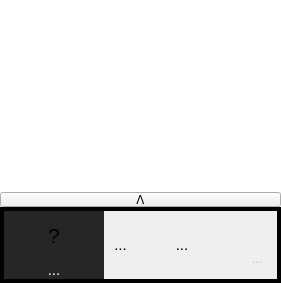
      <widget class="QFrame" name="frameField">
       <property name="sizePolicy">
        <sizepolicy hsizetype="MinimumExpanding" vsizetype="MinimumExpanding">
         <horstretch>0</horstretch>
         <verstretch>0</verstretch>
        </sizepolicy>
       </property>
       <property name="frameShape">
        <enum>QFrame::NoFrame</enum>
       </property>
       <property name="frameShadow">
        <enum>QFrame::Plain</enum>
       </property>
       <property name="lineWidth">
        <number>0</number>
       </property>
       <layout class="QVBoxLayout" name="verticalLayout_7">
        <property name="spacing">
         <number>0</number>
        </property>
        <property name="margin">
         <number>0</number>
        </property>
        <item>
         <widget class="SpField" name="field">
          <property name="sizePolicy">
           <sizepolicy hsizetype="MinimumExpanding" vsizetype="MinimumExpanding">
            <horstretch>0</horstretch>
            <verstretch>0</verstretch>
           </sizepolicy>
          </property>
          <property name="frameShape">
           <enum>QFrame::NoFrame</enum>
          </property>
          <property name="frameShadow">
           <enum>QFrame::Plain</enum>
          </property>
          <property name="lineWidth">
           <number>0</number>
          </property>
          <property name="verticalScrollBarPolicy">
           <enum>Qt::ScrollBarAlwaysOff</enum>
          </property>
          <property name="horizontalScrollBarPolicy">
           <enum>Qt::ScrollBarAlwaysOff</enum>
          </property>
         </widget>
        </item>
        <item>
         <widget class="QPushButton" name="showPlayerInfoButton">
          <property name="sizePolicy">
           <sizepolicy hsizetype="MinimumExpanding" vsizetype="Fixed">
            <horstretch>0</horstretch>
            <verstretch>0</verstretch>
           </sizepolicy>
          </property>
          <property name="maximumSize">
           <size>
            <width>16777215</width>
            <height>15</height>
           </size>
          </property>
          <property name="font">
           <font>
            <pointsize>9</pointsize>
           </font>
          </property>
          <property name="toolTip">
           <string>Show Player Information</string>
          </property>
          <property name="text">
           <string>Λ</string>
          </property>
          <property name="iconSize">
           <size>
            <width>0</width>
            <height>0</height>
           </size>
          </property>
          <property name="default">
           <bool>false</bool>
          </property>
          <property name="flat">
           <bool>false</bool>
          </property>
         </widget>
        </item>
        <item>
         <widget class="QFrame" name="playerInfoFrame">
          <property name="sizePolicy">
           <sizepolicy hsizetype="MinimumExpanding" vsizetype="Maximum">
            <horstretch>0</horstretch>
            <verstretch>0</verstretch>
           </sizepolicy>
          </property>
          <property name="minimumSize">
           <size>
            <width>0</width>
            <height>0</height>
           </size>
          </property>
          <property name="frameShape">
           <enum>QFrame::Box</enum>
          </property>
          <property name="frameShadow">
           <enum>QFrame::Plain</enum>
          </property>
          <property name="lineWidth">
           <number>4</number>
          </property>
          <layout class="QHBoxLayout" name="horizontalLayout_7">
           <property name="spacing">
            <number>10</number>
           </property>
           <property name="margin">
            <number>0</number>
           </property>
           <item>
            <widget class="QFrame" name="frame">
             <property name="sizePolicy">
              <sizepolicy hsizetype="Maximum" vsizetype="MinimumExpanding">
               <horstretch>0</horstretch>
               <verstretch>0</verstretch>
              </sizepolicy>
             </property>
             <property name="maximumSize">
              <size>
               <width>100</width>
               <height>16777215</height>
              </size>
             </property>
             <property name="styleSheet">
              <string notr="true"> background-color : rgb(38, 38, 38);</string>
             </property>
             <property name="frameShape">
              <enum>QFrame::NoFrame</enum>
             </property>
             <property name="frameShadow">
              <enum>QFrame::Raised</enum>
             </property>
             <property name="lineWidth">
              <number>0</number>
             </property>
             <layout class="QGridLayout" name="gridLayout_2">
              <property name="margin">
               <number>0</number>
              </property>
              <property name="spacing">
               <number>0</number>
              </property>
              <item row="0" column="2">
               <widget class="QLabel" name="playerInfoIdentificationNumber">
                <property name="sizePolicy">
                 <sizepolicy hsizetype="Maximum" vsizetype="Maximum">
                  <horstretch>0</horstretch>
                  <verstretch>0</verstretch>
                 </sizepolicy>
                </property>
                <property name="minimumSize">
                 <size>
                  <width>50</width>
                  <height>50</height>
                 </size>
                </property>
                <property name="maximumSize">
                 <size>
                  <width>50</width>
                  <height>50</height>
                 </size>
                </property>
                <property name="palette">
                 <palette>
                  <active>
                   <colorrole role="WindowText">
                    <brush brushstyle="SolidPattern">
                     <color alpha="255">
                      <red>255</red>
                      <green>255</green>
                      <blue>255</blue>
                     </color>
                    </brush>
                   </colorrole>
                   <colorrole role="Button">
                    <brush brushstyle="SolidPattern">
                     <color alpha="255">
                      <red>38</red>
                      <green>38</green>
                      <blue>38</blue>
                     </color>
                    </brush>
                   </colorrole>
                   <colorrole role="Light">
                    <brush brushstyle="SolidPattern">
                     <color alpha="255">
                      <red>85</red>
                      <green>255</green>
                      <blue>0</blue>
                     </color>
                    </brush>
                   </colorrole>
                   <colorrole role="Text">
                    <brush brushstyle="SolidPattern">
                     <color alpha="255">
                      <red>255</red>
                      <green>255</green>
                      <blue>255</blue>
                     </color>
                    </brush>
                   </colorrole>
                   <colorrole role="BrightText">
                    <brush brushstyle="SolidPattern">
                     <color alpha="255">
                      <red>255</red>
                      <green>255</green>
                      <blue>127</blue>
                     </color>
                    </brush>
                   </colorrole>
                   <colorrole role="ButtonText">
                    <brush brushstyle="SolidPattern">
                     <color alpha="255">
                      <red>255</red>
                      <green>255</green>
                      <blue>255</blue>
                     </color>
                    </brush>
                   </colorrole>
                   <colorrole role="Base">
                    <brush brushstyle="SolidPattern">
                     <color alpha="255">
                      <red>38</red>
                      <green>38</green>
                      <blue>38</blue>
                     </color>
                    </brush>
                   </colorrole>
                   <colorrole role="Window">
                    <brush brushstyle="SolidPattern">
                     <color alpha="255">
                      <red>38</red>
                      <green>38</green>
                      <blue>38</blue>
                     </color>
                    </brush>
                   </colorrole>
                  </active>
                  <inactive>
                   <colorrole role="WindowText">
                    <brush brushstyle="SolidPattern">
                     <color alpha="255">
                      <red>255</red>
                      <green>255</green>
                      <blue>255</blue>
                     </color>
                    </brush>
                   </colorrole>
                   <colorrole role="Button">
                    <brush brushstyle="SolidPattern">
                     <color alpha="255">
                      <red>38</red>
                      <green>38</green>
                      <blue>38</blue>
                     </color>
                    </brush>
                   </colorrole>
                   <colorrole role="Light">
                    <brush brushstyle="SolidPattern">
                     <color alpha="255">
                      <red>255</red>
                      <green>255</green>
                      <blue>255</blue>
                     </color>
                    </brush>
                   </colorrole>
                   <colorrole role="Text">
                    <brush brushstyle="SolidPattern">
                     <color alpha="255">
                      <red>255</red>
                      <green>255</green>
                      <blue>255</blue>
                     </color>
                    </brush>
                   </colorrole>
                   <colorrole role="BrightText">
                    <brush brushstyle="SolidPattern">
                     <color alpha="255">
                      <red>255</red>
                      <green>255</green>
                      <blue>127</blue>
                     </color>
                    </brush>
                   </colorrole>
                   <colorrole role="ButtonText">
                    <brush brushstyle="SolidPattern">
                     <color alpha="255">
                      <red>255</red>
                      <green>255</green>
                      <blue>255</blue>
                     </color>
                    </brush>
                   </colorrole>
                   <colorrole role="Base">
                    <brush brushstyle="SolidPattern">
                     <color alpha="255">
                      <red>38</red>
                      <green>38</green>
                      <blue>38</blue>
                     </color>
                    </brush>
                   </colorrole>
                   <colorrole role="Window">
                    <brush brushstyle="SolidPattern">
                     <color alpha="255">
                      <red>38</red>
                      <green>38</green>
                      <blue>38</blue>
                     </color>
                    </brush>
                   </colorrole>
                  </inactive>
                  <disabled>
                   <colorrole role="WindowText">
                    <brush brushstyle="SolidPattern">
                     <color alpha="255">
                      <red>255</red>
                      <green>255</green>
                      <blue>255</blue>
                     </color>
                    </brush>
                   </colorrole>
                   <colorrole role="Button">
                    <brush brushstyle="SolidPattern">
                     <color alpha="255">
                      <red>38</red>
                      <green>38</green>
                      <blue>38</blue>
                     </color>
                    </brush>
                   </colorrole>
                   <colorrole role="Light">
                    <brush brushstyle="SolidPattern">
                     <color alpha="255">
                      <red>255</red>
                      <green>255</green>
                      <blue>255</blue>
                     </color>
                    </brush>
                   </colorrole>
                   <colorrole role="Text">
                    <brush brushstyle="SolidPattern">
                     <color alpha="255">
                      <red>255</red>
                      <green>255</green>
                      <blue>255</blue>
                     </color>
                    </brush>
                   </colorrole>
                   <colorrole role="BrightText">
                    <brush brushstyle="SolidPattern">
                     <color alpha="255">
                      <red>255</red>
                      <green>255</green>
                      <blue>127</blue>
                     </color>
                    </brush>
                   </colorrole>
                   <colorrole role="ButtonText">
                    <brush brushstyle="SolidPattern">
                     <color alpha="255">
                      <red>255</red>
                      <green>255</green>
                      <blue>255</blue>
                     </color>
                    </brush>
                   </colorrole>
                   <colorrole role="Base">
                    <brush brushstyle="SolidPattern">
                     <color alpha="255">
                      <red>38</red>
                      <green>38</green>
                      <blue>38</blue>
                     </color>
                    </brush>
                   </colorrole>
                   <colorrole role="Window">
                    <brush brushstyle="SolidPattern">
                     <color alpha="255">
                      <red>38</red>
                      <green>38</green>
                      <blue>38</blue>
                     </color>
                    </brush>
                   </colorrole>
                  </disabled>
                 </palette>
                </property>
                <property name="font">
                 <font>
                  <pointsize>14</pointsize>
                  <weight>75</weight>
                  <bold>true</bold>
                 </font>
                </property>
                <property name="autoFillBackground">
                 <bool>false</bool>
                </property>
                <property name="styleSheet">
                 <string notr="true"> QLabel{image: url(:/new/images/setPlayGUI/images/tshirt.png);   }</string>
                </property>
                <property name="frameShape">
                 <enum>QFrame::NoFrame</enum>
                </property>
                <property name="text">
                 <string>&lt;!DOCTYPE HTML PUBLIC &quot;-//W3C//DTD HTML 4.0//EN&quot; &quot;http://www.w3.org/TR/REC-html40/strict.dtd&quot;&gt;
&lt;html&gt;&lt;head&gt;&lt;meta name=&quot;qrichtext&quot; content=&quot;1&quot; /&gt;&lt;style type=&quot;text/css&quot;&gt;
p, li { white-space: pre-wrap; }
&lt;/style&gt;&lt;/head&gt;&lt;body style=&quot; font-family:'Ubuntu'; font-size:14pt; font-weight:400; font-style:normal;&quot;&gt;
&lt;table border=&quot;0&quot; style=&quot;-qt-table-type: root; margin-top:4px; margin-bottom:4px; margin-left:4px; margin-right:4px;&quot;&gt;
&lt;tr&gt;
&lt;td style=&quot;border: none;&quot;&gt;
&lt;p align=&quot;center&quot; style=&quot; margin-top:0px; margin-bottom:0px; margin-left:0px; margin-right:0px; -qt-block-indent:0; text-indent:0px;&quot;&gt;&lt;span style=&quot; font-size:16pt; color:#000000;&quot;&gt;?&lt;/span&gt;&lt;/p&gt;&lt;/td&gt;&lt;/tr&gt;&lt;/table&gt;&lt;/body&gt;&lt;/html&gt;</string>
                </property>
                <property name="alignment">
                 <set>Qt::AlignCenter</set>
                </property>
                <property name="wordWrap">
                 <bool>true</bool>
                </property>
                <property name="indent">
                 <number>0</number>
                </property>
               </widget>
              </item>
              <item row="1" column="1" colspan="3">
               <widget class="QLabel" name="playerInfoIdentificationName">
                <property name="sizePolicy">
                 <sizepolicy hsizetype="Minimum" vsizetype="Preferred">
                  <horstretch>0</horstretch>
                  <verstretch>0</verstretch>
                 </sizepolicy>
                </property>
                <property name="minimumSize">
                 <size>
                  <width>100</width>
                  <height>0</height>
                 </size>
                </property>
                <property name="maximumSize">
                 <size>
                  <width>16777215</width>
                  <height>20</height>
                 </size>
                </property>
                <property name="palette">
                 <palette>
                  <active>
                   <colorrole role="WindowText">
                    <brush brushstyle="SolidPattern">
                     <color alpha="255">
                      <red>255</red>
                      <green>255</green>
                      <blue>255</blue>
                     </color>
                    </brush>
                   </colorrole>
                   <colorrole role="Button">
                    <brush brushstyle="SolidPattern">
                     <color alpha="255">
                      <red>38</red>
                      <green>38</green>
                      <blue>38</blue>
                     </color>
                    </brush>
                   </colorrole>
                   <colorrole role="Light">
                    <brush brushstyle="SolidPattern">
                     <color alpha="255">
                      <red>85</red>
                      <green>255</green>
                      <blue>0</blue>
                     </color>
                    </brush>
                   </colorrole>
                   <colorrole role="Text">
                    <brush brushstyle="SolidPattern">
                     <color alpha="255">
                      <red>255</red>
                      <green>255</green>
                      <blue>255</blue>
                     </color>
                    </brush>
                   </colorrole>
                   <colorrole role="BrightText">
                    <brush brushstyle="SolidPattern">
                     <color alpha="255">
                      <red>255</red>
                      <green>255</green>
                      <blue>127</blue>
                     </color>
                    </brush>
                   </colorrole>
                   <colorrole role="ButtonText">
                    <brush brushstyle="SolidPattern">
                     <color alpha="255">
                      <red>255</red>
                      <green>255</green>
                      <blue>255</blue>
                     </color>
                    </brush>
                   </colorrole>
                   <colorrole role="Base">
                    <brush brushstyle="SolidPattern">
                     <color alpha="255">
                      <red>38</red>
                      <green>38</green>
                      <blue>38</blue>
                     </color>
                    </brush>
                   </colorrole>
                   <colorrole role="Window">
                    <brush brushstyle="SolidPattern">
                     <color alpha="255">
                      <red>38</red>
                      <green>38</green>
                      <blue>38</blue>
                     </color>
                    </brush>
                   </colorrole>
                  </active>
                  <inactive>
                   <colorrole role="WindowText">
                    <brush brushstyle="SolidPattern">
                     <color alpha="255">
                      <red>255</red>
                      <green>255</green>
                      <blue>255</blue>
                     </color>
                    </brush>
                   </colorrole>
                   <colorrole role="Button">
                    <brush brushstyle="SolidPattern">
                     <color alpha="255">
                      <red>38</red>
                      <green>38</green>
                      <blue>38</blue>
                     </color>
                    </brush>
                   </colorrole>
                   <colorrole role="Light">
                    <brush brushstyle="SolidPattern">
                     <color alpha="255">
                      <red>255</red>
                      <green>255</green>
                      <blue>255</blue>
                     </color>
                    </brush>
                   </colorrole>
                   <colorrole role="Text">
                    <brush brushstyle="SolidPattern">
                     <color alpha="255">
                      <red>255</red>
                      <green>255</green>
                      <blue>255</blue>
                     </color>
                    </brush>
                   </colorrole>
                   <colorrole role="BrightText">
                    <brush brushstyle="SolidPattern">
                     <color alpha="255">
                      <red>255</red>
                      <green>255</green>
                      <blue>127</blue>
                     </color>
                    </brush>
                   </colorrole>
                   <colorrole role="ButtonText">
                    <brush brushstyle="SolidPattern">
                     <color alpha="255">
                      <red>255</red>
                      <green>255</green>
                      <blue>255</blue>
                     </color>
                    </brush>
                   </colorrole>
                   <colorrole role="Base">
                    <brush brushstyle="SolidPattern">
                     <color alpha="255">
                      <red>38</red>
                      <green>38</green>
                      <blue>38</blue>
                     </color>
                    </brush>
                   </colorrole>
                   <colorrole role="Window">
                    <brush brushstyle="SolidPattern">
                     <color alpha="255">
                      <red>38</red>
                      <green>38</green>
                      <blue>38</blue>
                     </color>
                    </brush>
                   </colorrole>
                  </inactive>
                  <disabled>
                   <colorrole role="WindowText">
                    <brush brushstyle="SolidPattern">
                     <color alpha="255">
                      <red>255</red>
                      <green>255</green>
                      <blue>255</blue>
                     </color>
                    </brush>
                   </colorrole>
                   <colorrole role="Button">
                    <brush brushstyle="SolidPattern">
                     <color alpha="255">
                      <red>38</red>
                      <green>38</green>
                      <blue>38</blue>
                     </color>
                    </brush>
                   </colorrole>
                   <colorrole role="Light">
                    <brush brushstyle="SolidPattern">
                     <color alpha="255">
                      <red>255</red>
                      <green>255</green>
                      <blue>255</blue>
                     </color>
                    </brush>
                   </colorrole>
                   <colorrole role="Text">
                    <brush brushstyle="SolidPattern">
                     <color alpha="255">
                      <red>255</red>
                      <green>255</green>
                      <blue>255</blue>
                     </color>
                    </brush>
                   </colorrole>
                   <colorrole role="BrightText">
                    <brush brushstyle="SolidPattern">
                     <color alpha="255">
                      <red>255</red>
                      <green>255</green>
                      <blue>127</blue>
                     </color>
                    </brush>
                   </colorrole>
                   <colorrole role="ButtonText">
                    <brush brushstyle="SolidPattern">
                     <color alpha="255">
                      <red>255</red>
                      <green>255</green>
                      <blue>255</blue>
                     </color>
                    </brush>
                   </colorrole>
                   <colorrole role="Base">
                    <brush brushstyle="SolidPattern">
                     <color alpha="255">
                      <red>38</red>
                      <green>38</green>
                      <blue>38</blue>
                     </color>
                    </brush>
                   </colorrole>
                   <colorrole role="Window">
                    <brush brushstyle="SolidPattern">
                     <color alpha="255">
                      <red>38</red>
                      <green>38</green>
                      <blue>38</blue>
                     </color>
                    </brush>
                   </colorrole>
                  </disabled>
                 </palette>
                </property>
                <property name="autoFillBackground">
                 <bool>false</bool>
                </property>
                <property name="styleSheet">
                 <string notr="true"/>
                </property>
                <property name="frameShape">
                 <enum>QFrame::NoFrame</enum>
                </property>
                <property name="lineWidth">
                 <number>0</number>
                </property>
                <property name="text">
                 <string>&lt;!DOCTYPE HTML PUBLIC &quot;-//W3C//DTD HTML 4.0//EN&quot; &quot;http://www.w3.org/TR/REC-html40/strict.dtd&quot;&gt;
&lt;html&gt;&lt;head&gt;&lt;meta name=&quot;qrichtext&quot; content=&quot;1&quot; /&gt;&lt;style type=&quot;text/css&quot;&gt;
p, li { white-space: pre-wrap; }
&lt;/style&gt;&lt;/head&gt;&lt;body style=&quot; font-family:'Ubuntu'; font-size:11pt; font-weight:400; font-style:normal;&quot;&gt;
&lt;table border=&quot;0&quot; style=&quot;-qt-table-type: root; margin-top:4px; margin-bottom:4px; margin-left:4px; margin-right:4px;&quot;&gt;
&lt;tr&gt;
&lt;td style=&quot;border: none;&quot;&gt;
&lt;p align=&quot;center&quot; style=&quot; margin-top:0px; margin-bottom:0px; margin-left:0px; margin-right:0px; -qt-block-indent:0; text-indent:0px;&quot;&gt;...&lt;/p&gt;&lt;/td&gt;&lt;/tr&gt;&lt;/table&gt;&lt;/body&gt;&lt;/html&gt;</string>
                </property>
                <property name="alignment">
                 <set>Qt::AlignCenter</set>
                </property>
                <property name="wordWrap">
                 <bool>true</bool>
                </property>
                <property name="indent">
                 <number>0</number>
                </property>
               </widget>
              </item>
              <item row="0" column="1">
               <spacer name="horizontalSpacer_2">
                <property name="orientation">
                 <enum>Qt::Horizontal</enum>
                </property>
                <property name="sizeHint" stdset="0">
                 <size>
                  <width>40</width>
                  <height>20</height>
                 </size>
                </property>
               </spacer>
              </item>
              <item row="0" column="3">
               <spacer name="horizontalSpacer_3">
                <property name="orientation">
                 <enum>Qt::Horizontal</enum>
                </property>
                <property name="sizeType">
                 <enum>QSizePolicy::Maximum</enum>
                </property>
                <property name="sizeHint" stdset="0">
                 <size>
                  <width>40</width>
                  <height>20</height>
                 </size>
                </property>
               </spacer>
              </item>
             </layout>
            </widget>
           </item>
           <item>
            <widget class="QLabel" name="playerInfoPositionLabel">
             <property name="sizePolicy">
              <sizepolicy hsizetype="MinimumExpanding" vsizetype="Minimum">
               <horstretch>0</horstretch>
               <verstretch>0</verstretch>
              </sizepolicy>
             </property>
             <property name="font">
              <font>
               <pointsize>10</pointsize>
              </font>
             </property>
             <property name="text">
              <string>&lt;!DOCTYPE HTML PUBLIC &quot;-//W3C//DTD HTML 4.0//EN&quot; &quot;http://www.w3.org/TR/REC-html40/strict.dtd&quot;&gt;
&lt;html&gt;&lt;head&gt;&lt;meta name=&quot;qrichtext&quot; content=&quot;1&quot; /&gt;&lt;style type=&quot;text/css&quot;&gt;
p, li { white-space: pre-wrap; }
&lt;/style&gt;&lt;/head&gt;&lt;body style=&quot; font-family:'Ubuntu'; font-size:11pt; font-weight:400; font-style:normal;&quot;&gt;
&lt;table border=&quot;0&quot; style=&quot;-qt-table-type: root; margin-top:4px; margin-bottom:4px; margin-left:4px; margin-right:4px;&quot;&gt;
&lt;tr&gt;
&lt;td style=&quot;border: none;&quot;&gt;
&lt;p align=&quot;center&quot; style=&quot; margin-top:0px; margin-bottom:0px; margin-left:0px; margin-right:0px; -qt-block-indent:0; text-indent:0px;&quot;&gt;...&lt;/p&gt;&lt;/td&gt;&lt;/tr&gt;&lt;/table&gt;&lt;/body&gt;&lt;/html&gt;</string>
             </property>
             <property name="alignment">
              <set>Qt::AlignCenter</set>
             </property>
             <property name="wordWrap">
              <bool>true</bool>
             </property>
            </widget>
           </item>
           <item>
            <widget class="QLabel" name="playerInfoActionLabel">
             <property name="sizePolicy">
              <sizepolicy hsizetype="MinimumExpanding" vsizetype="Minimum">
               <horstretch>0</horstretch>
               <verstretch>0</verstretch>
              </sizepolicy>
             </property>
             <property name="minimumSize">
              <size>
               <width>90</width>
               <height>0</height>
              </size>
             </property>
             <property name="maximumSize">
              <size>
               <width>16777215</width>
               <height>16777215</height>
              </size>
             </property>
             <property name="font">
              <font>
               <pointsize>10</pointsize>
              </font>
             </property>
             <property name="text">
              <string>&lt;!DOCTYPE HTML PUBLIC &quot;-//W3C//DTD HTML 4.0//EN&quot; &quot;http://www.w3.org/TR/REC-html40/strict.dtd&quot;&gt;
&lt;html&gt;&lt;head&gt;&lt;meta name=&quot;qrichtext&quot; content=&quot;1&quot; /&gt;&lt;style type=&quot;text/css&quot;&gt;
p, li { white-space: pre-wrap; }
&lt;/style&gt;&lt;/head&gt;&lt;body style=&quot; font-family:'Ubuntu'; font-size:11pt; font-weight:400; font-style:normal;&quot;&gt;
&lt;table border=&quot;0&quot; style=&quot;-qt-table-type: root; margin-top:4px; margin-bottom:4px; margin-left:4px; margin-right:4px;&quot;&gt;
&lt;tr&gt;
&lt;td style=&quot;border: none;&quot;&gt;
&lt;p align=&quot;center&quot; style=&quot; margin-top:0px; margin-bottom:0px; margin-left:0px; margin-right:0px; -qt-block-indent:0; text-indent:0px;&quot;&gt;...&lt;/p&gt;&lt;/td&gt;&lt;/tr&gt;&lt;/table&gt;&lt;/body&gt;&lt;/html&gt;</string>
             </property>
             <property name="alignment">
              <set>Qt::AlignCenter</set>
             </property>
             <property name="wordWrap">
              <bool>true</bool>
             </property>
            </widget>
           </item>
           <item>
            <layout class="QVBoxLayout" name="verticalLayout_2">
             <property name="spacing">
              <number>0</number>
             </property>
             <property name="sizeConstraint">
              <enum>QLayout::SetDefaultConstraint</enum>
             </property>
             <item>
              <spacer name="verticalSpacer">
               <property name="orientation">
                <enum>Qt::Vertical</enum>
               </property>
               <property name="sizeType">
                <enum>QSizePolicy::MinimumExpanding</enum>
               </property>
               <property name="sizeHint" stdset="0">
                <size>
                 <width>20</width>
                 <height>25</height>
                </size>
               </property>
              </spacer>
             </item>
             <item>
              <widget class="QToolButton" name="editPlayerButton">
               <property name="enabled">
                <bool>false</bool>
               </property>
               <property name="sizePolicy">
                <sizepolicy hsizetype="Fixed" vsizetype="Fixed">
                 <horstretch>0</horstretch>
                 <verstretch>0</verstretch>
                </sizepolicy>
               </property>
               <property name="minimumSize">
                <size>
                 <width>40</width>
                 <height>40</height>
                </size>
               </property>
               <property name="toolTip">
                <string>Edit player</string>
               </property>
               <property name="text">
                <string>...</string>
               </property>
               <property name="icon">
                <iconset resource="../images.qrc">
                 <normaloff>:/new/images/setPlayGUI/images/configuration_edit.png</normaloff>:/new/images/setPlayGUI/images/configuration_edit.png</iconset>
               </property>
               <property name="iconSize">
                <size>
                 <width>40</width>
                 <height>40</height>
                </size>
               </property>
               <property name="autoRaise">
                <bool>true</bool>
               </property>
              </widget>
             </item>
            </layout>
           </item>
          </layout>
         </widget>
        </item>
       </layout>
      </widget>
